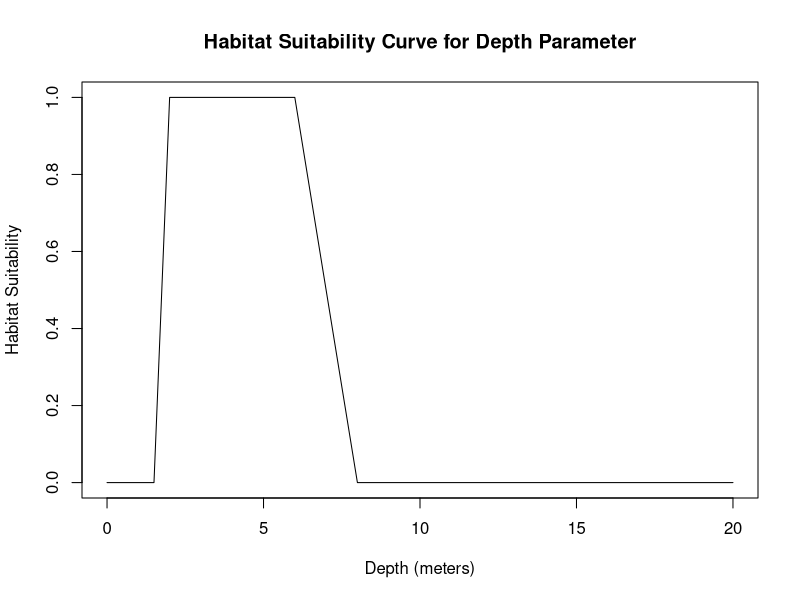
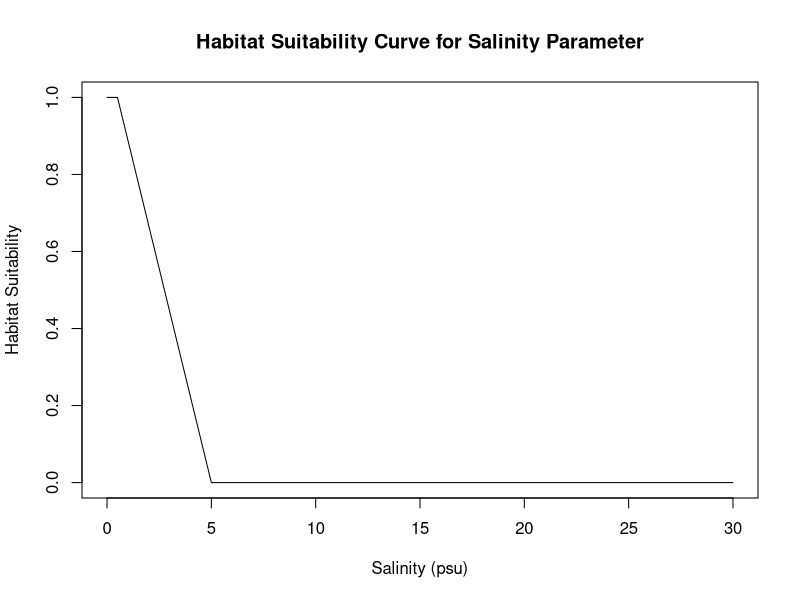
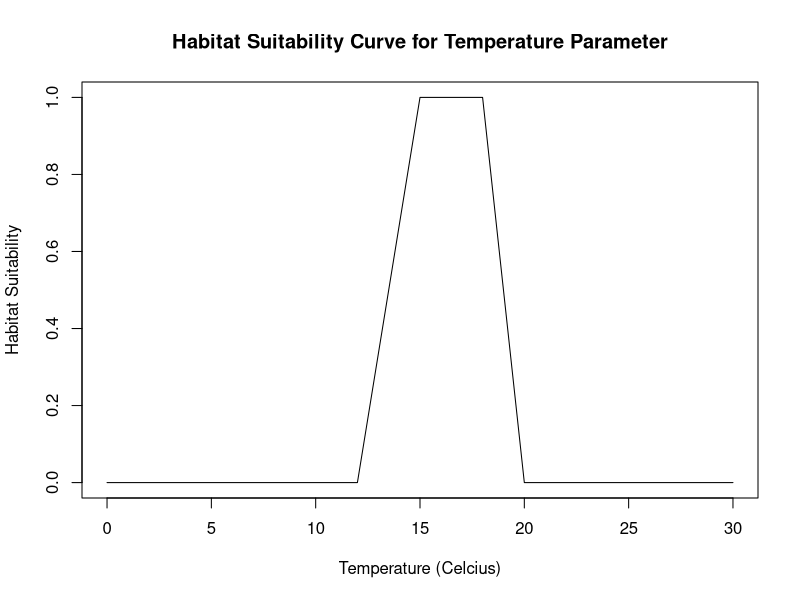
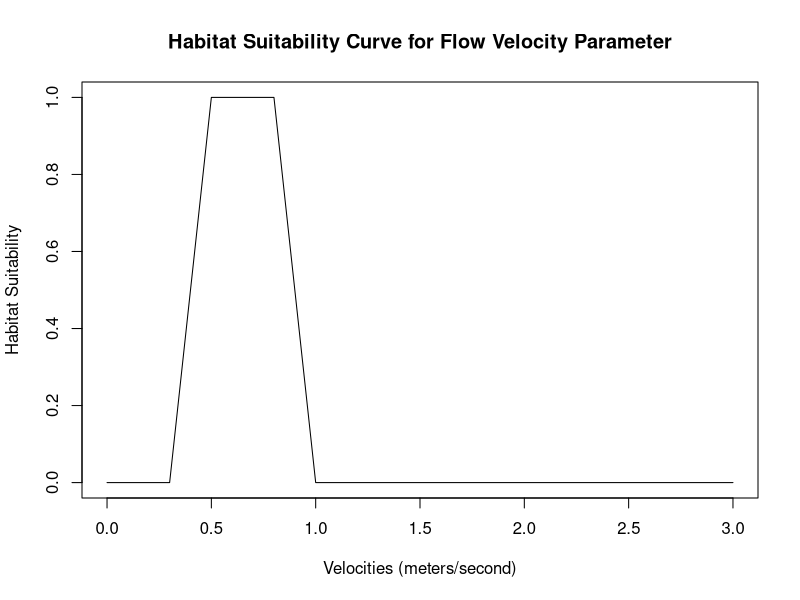
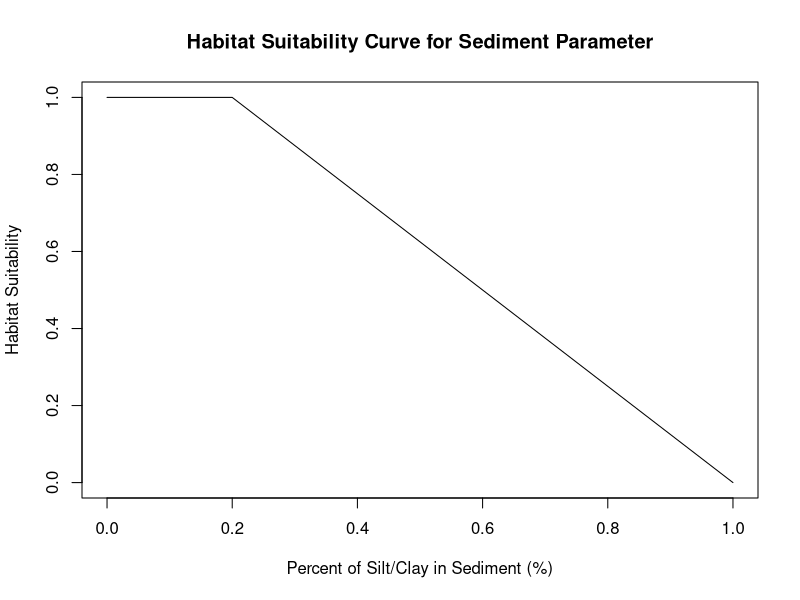

The R source for these figures, in order:
## ---- chunk 1
#depth_range <- c(0.305,0.61)#in meters
depth <- (0.305+1)/2 #average between min & max
depth_suitability_curve <- function(depth) {
  # Define the optimal range for depth
  optimal_depth_range <- c(2, 6) # meters

  # Define the lower and upper thresholds for depth
  lower_threshold <- 1.5 # meters
  upper_threshold <- 8 # meters

  # Compute the habitat suitability score based on depth
  if (depth < lower_threshold | depth > upper_threshold) {
    suitability_score <- 0
  } else if (depth >= optimal_depth_range[1] & depth <= optimal_depth_range[2]) {
    suitability_score <- 1
  } else if (depth < optimal_depth_range[1]) {
    suitability_score <- (depth - lower_threshold) / (optimal_depth_range[1] - lower_threshold)
  } else if (depth > optimal_depth_range[2]) {
    suitability_score <- (upper_threshold - depth) / (upper_threshold - optimal_depth_range[2])
  }

  return(suitability_score)
}
plot_depth_suitability_curve <- function() {
  # Define the range of depths to plot
  depths <- seq(0, 20, by = 0.01)

  # Compute the habitat suitability score for each depth value
  suitability_scores <- sapply(depths, depth_suitability_curve)

  # Plot the suitability scores as a curve
  plot(depths, suitability_scores, type = "l", xlab = "Depth (meters)", ylab = "Habitat Suitability", ylim=c(0,1),
       main = "Habitat Suitability Curve for Depth Parameter")
}
plot_depth_suitability_curve()
## ---- chunk 2
#optimal Salinity range from 0.0psu-0.5psu
Salinity <- (0.5+5)/2 #average between min & max
salinity_suitability_curve <- function(Salinity,optimal_salinity_range) {
  # Define the optimal range for Salinity
  optimal_salinity_range <- c(0, 0.5) #psu

  # Define the lower and upper thresholds for Salinity
  lower_threshold <- 0 # psu
  upper_threshold <- 5 # psu

  # Compute the habitat suitability score based on Salinity
  if (Salinity < lower_threshold | Salinity > upper_threshold) {
    suitability_score <- 0
  } else if (Salinity >= optimal_salinity_range[1] & Salinity <= optimal_salinity_range[2]) {
    suitability_score <- 1
  } else if (Salinity < optimal_salinity_range[1]) {
    suitability_score <- (Salinity - lower_threshold) / (optimal_salinity_range[1] - lower_threshold)
  } else if (Salinity > optimal_salinity_range[2]) {
    suitability_score <- (upper_threshold - Salinity) / (upper_threshold - optimal_salinity_range[2])
  }

  return(suitability_score)
}
plot_salinity_suitability_curve <- function() {
  # Define the range of Salinities to plot
  Salinities <- seq(0, 30, by = 0.01)

  # Compute the habitat suitability score for each depth value
  suitability_scores <- sapply(Salinities, salinity_suitability_curve)

  # Plot the suitability scores as a curve
  plot(Salinities, suitability_scores, type = "l", xlab = "Salinity (psu)", ylab = "Habitat Suitability", ylim=c(0,1),
       main = "Habitat Suitability Curve for Salinity Parameter")
}
plot_salinity_suitability_curve()
## ---- chunk 3
#optimal temperature range from 0.0psu-0.5psu
temperature <- (6+15)/2 #average between min & max
temperature_suitability_curve <- function(temperature,optimal_temp_range) {
  # Define the optimal range for temperature
  optimal_temp_range <- c(15,18) #celcius

  # Define the lower and upper thresholds for temperature
  lower_threshold <- 12 # psu
  upper_threshold <- 20 # psu

  # Compute the habitat suitability score based on temperature
  if (temperature < lower_threshold | temperature > upper_threshold) {
    suitability_score <- 0
  } else if (temperature >= optimal_temp_range[1] & temperature <= optimal_temp_range[2]) {
    suitability_score <- 1
  } else if (temperature < optimal_temp_range[1]) {
    suitability_score <- (temperature - lower_threshold) / (optimal_temp_range[1] - lower_threshold)
  } else if (temperature > optimal_temp_range[2]) {
    suitability_score <- (upper_threshold - temperature) / (upper_threshold - optimal_temp_range[2])
  }

  return(suitability_score)
}
plot_temperature_suitability_curve <- function() {
  # Define the range of temperature to plot
  temps <- seq(0, 30, by = 0.01)

  # Compute the habitat suitability score for each depth value
  suitability_scores <- sapply(temps, temperature_suitability_curve)

  # Plot the suitability scores as a curve
  plot(temps, suitability_scores, type = "l", xlab = "Temperature (Celcius)", ylab = "Habitat Suitability", ylim=c(0,1),
       main = "Habitat Suitability Curve for Temperature Parameter")
}
plot_temperature_suitability_curve()
## ---- chunk 4
#depth_range <- c(0.305,0.61)#in meters
flow_velocity <- (0.3-0.5)/2 #average between min & max
flow_velocity_suitability <- function(flow_velocity) {
  # Define the optimal range for depth
  optimal_velocity_range <- c(0.5, 0.8) # meters/second

  # Define the lower and upper thresholds for depth
  lower_threshold <- 0.3 # meters/second
  upper_threshold <- 1 # meters/second

  # Compute the habitat suitability score based on depth
  if (flow_velocity < lower_threshold | flow_velocity > upper_threshold) {
    suitability_score <- 0
  } else if (flow_velocity >= optimal_velocity_range[1] & flow_velocity <= optimal_velocity_range[2]) {
    suitability_score <- 1
  } else if (flow_velocity < optimal_velocity_range[1]) {
    suitability_score <- (flow_velocity - lower_threshold) / (optimal_velocity_range[1] - lower_threshold)
  } else if (flow_velocity > optimal_velocity_range[2]) {
    suitability_score <- (upper_threshold - flow_velocity) / (upper_threshold - optimal_velocity_range[2])
  }

  return(suitability_score)
}
plot_Velocity_suitability_curve <- function() {
  # Define the range of depths to plot
  velocities <- seq(0,3, by = 0.01)

  # Compute the habitat suitability score for each depth value
  suitability_scores <- sapply(velocities, flow_velocity_suitability)

  # Plot the suitability scores as a curve
  plot(velocities, suitability_scores, type = "l", xlab = "Velocities (meters/second)", ylab = "Habitat Suitability", ylim=c(0,1),
       main = "Habitat Suitability Curve for Flow Velocity Parameter")
}
plot_Velocity_suitability_curve()
## ---- chunk 5
#depth_range <- c(0.305,0.61)#in meters
SiltClay_per <- (0-0.2)/2 #average between min & max
siltclay_suitability <- function(SiltClay_per) {
  # Define the optimal range for depth
  optimal_siltclay_range <- c(0, 0.2) # percent

  # Define the lower and upper thresholds for silt clay percentage
  lower_threshold <- 0 # meters/second
  upper_threshold <- 1 # meters/second

  # Compute the habitat suitability score based on depth
  if (SiltClay_per < lower_threshold | SiltClay_per > upper_threshold) {
    suitability_score <- 0
  } else if (SiltClay_per >= optimal_siltclay_range[1] & SiltClay_per <= optimal_siltclay_range[2]) {
    suitability_score <- 1
  } else if (SiltClay_per < optimal_siltclay_range[1]) {
    suitability_score <- (SiltClay_per - lower_threshold) / (optimal_siltclay_range[1] - lower_threshold)
  } else if (SiltClay_per > optimal_siltclay_range[2]) {
    suitability_score <- (upper_threshold - SiltClay_per) / (upper_threshold - optimal_siltclay_range[2])
  }

  return(suitability_score)
}
plot_SiltClay_suitability_curve <- function() {
  # Define the range of depths to plot
  siltclay_percentile <- seq(0,1, by = 0.01)

  # Compute the habitat suitability score for each depth value
  suitability_scores <- sapply(siltclay_percentile, siltclay_suitability)

  # Plot the suitability scores as a curve
  plot(siltclay_percentile, suitability_scores, type = "l", xlab = "Percent of Silt/Clay in Sediment (%)", ylab = "Habitat Suitability", ylim=c(0,1),
       main = "Habitat Suitability Curve for Sediment Parameter")
}
plot_SiltClay_suitability_curve()
